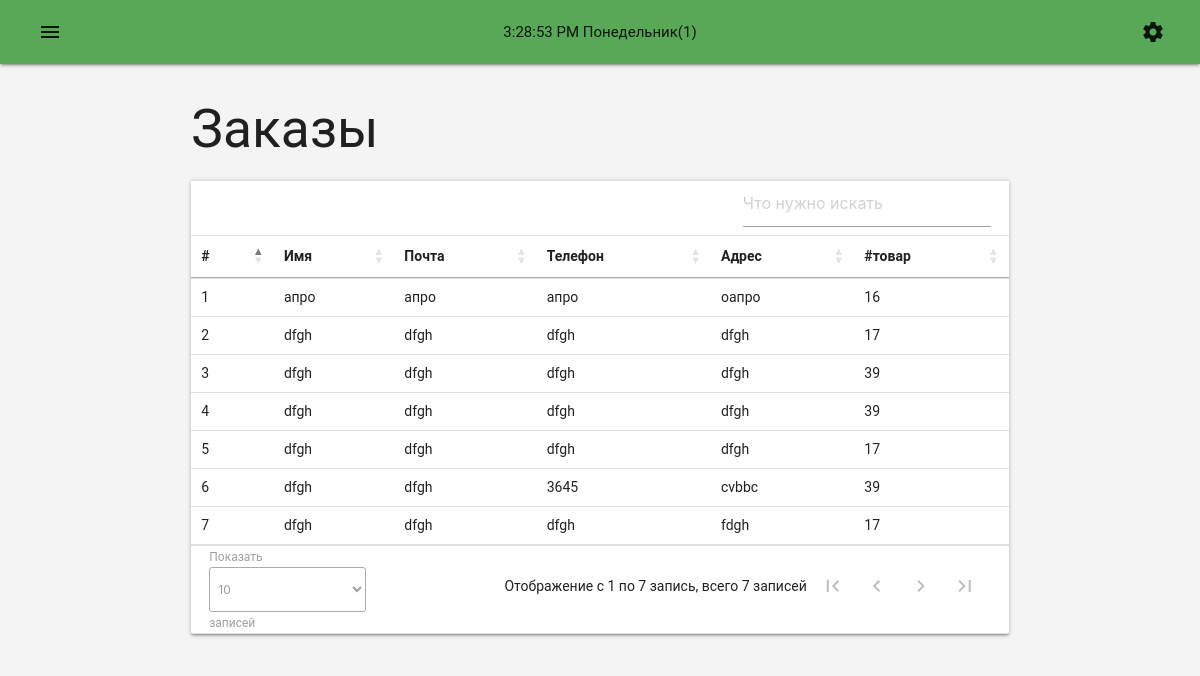
The app's page /admin/orders.php (signed in), older data.
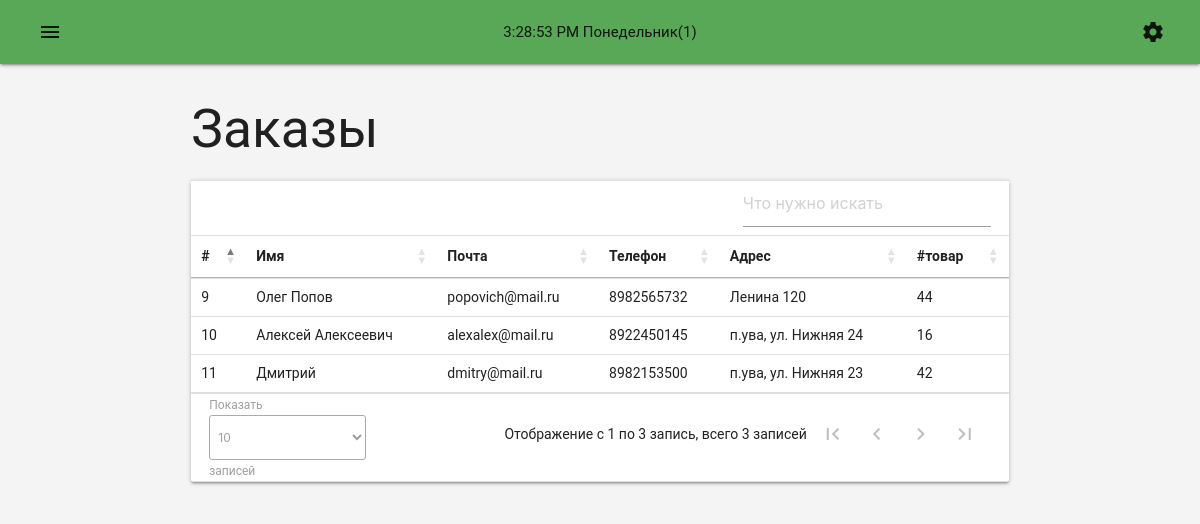
The same page, newer data.
### tables this page shows
CREATE TABLE `orders` (
  `id` int NOT NULL,
  `name` varchar(100) DEFAULT NULL COMMENT 'Имя',
  `email` varchar(100) DEFAULT NULL COMMENT 'Почта',
  `number` varchar(20) DEFAULT NULL COMMENT 'Номер телефона',
  `adress` varchar(255) DEFAULT NULL COMMENT 'Аресс',
  `product_id` int DEFAULT NULL COMMENT 'Товар'
);

### admin/orders.php (the view)
<?php require_once 'layouts/header.php' ?>
<main>
  <div class="container">
    <div class="row">
      <div class="col s12">
        <h2 class="section-title">Заказы</h2>
        <div class="card">
          <table id="table-orders" class="dataTables-orders">
            <thead>
              <tr>
                <th>#</th>
                <th>Имя</th>
                <th>Почта</th>
                <th>Телефон</th>
                <th>Адрес</th>
                <th>#товар</th>
              </tr>
            </thead>
            <tbody>
              <?php
                require_once 'php/connection.php';
                $mysql -> set_charset("utf8");
                $query = mysqli_query($mysql, "SELECT * FROM `orders`");
                while($row = mysqli_fetch_assoc($query)) {
              ?>
              <tr>
                <td class="id"><?= $row['id'] ?></td>
                <td class="name"><?= $row['name'] ?></td>
                <td class="email"><?= $row['email'] ?></td>
                <td class="number"><?= $row['number'] ?></td>
                <td class="adress"><?= $row['adress'] ?></td>
                <td class="product_id"><?= $row['product_id'] ?></td>
              </tr>
              <?php } ?>
            </tbody>
          </table>
        </div>
      </div>
    </div>
  </div>
</main>
<?php require_once 'layouts/footer.php' ?>

Row changes from the older to the newer data that the page shows:
removed orders: id "1", name "апро", email "апро", number "апро", adress "оапро", product "16"
removed orders: id "2", name "dfgh", email "dfgh", number "dfgh", adress "dfgh", product "17"
removed orders: id "3", name "dfgh", email "dfgh", number "dfgh", adress "dfgh", product "39"
removed orders: id "4", name "dfgh", email "dfgh", number "dfgh", adress "dfgh", product "39"
removed orders: id "5", name "dfgh", email "dfgh", number "dfgh", adress "dfgh", product "17"
removed orders: id "6", name "dfgh", email "dfgh", number "3645", adress "cvbbc", product "39"
removed orders: id "7", name "dfgh", email "dfgh", number "dfgh", adress "fdgh", product "17"
added orders: id "9", name "Олег Попов", email "popovich@mail.ru", number "8982565732", adress "Ленина 120", product "44"
added orders: id "10", name "Алексей Алексеевич", email "alexalex@mail.ru", number "8922450145", adress "п.ува, ул. Нижняя 24", product "16"
added orders: id "11", name "Дмитрий", email "dmitry@mail.ru", number "8982153500", adress "п.ува, ул. Нижняя 23", product "42"
Text that changed along with them:
text written by a page script: "Показать записей Отображение с 1 по 7 запись, всего 7 записей" → "Показать записей Отображение с 1 по 3 запись, всего 3 записей"
